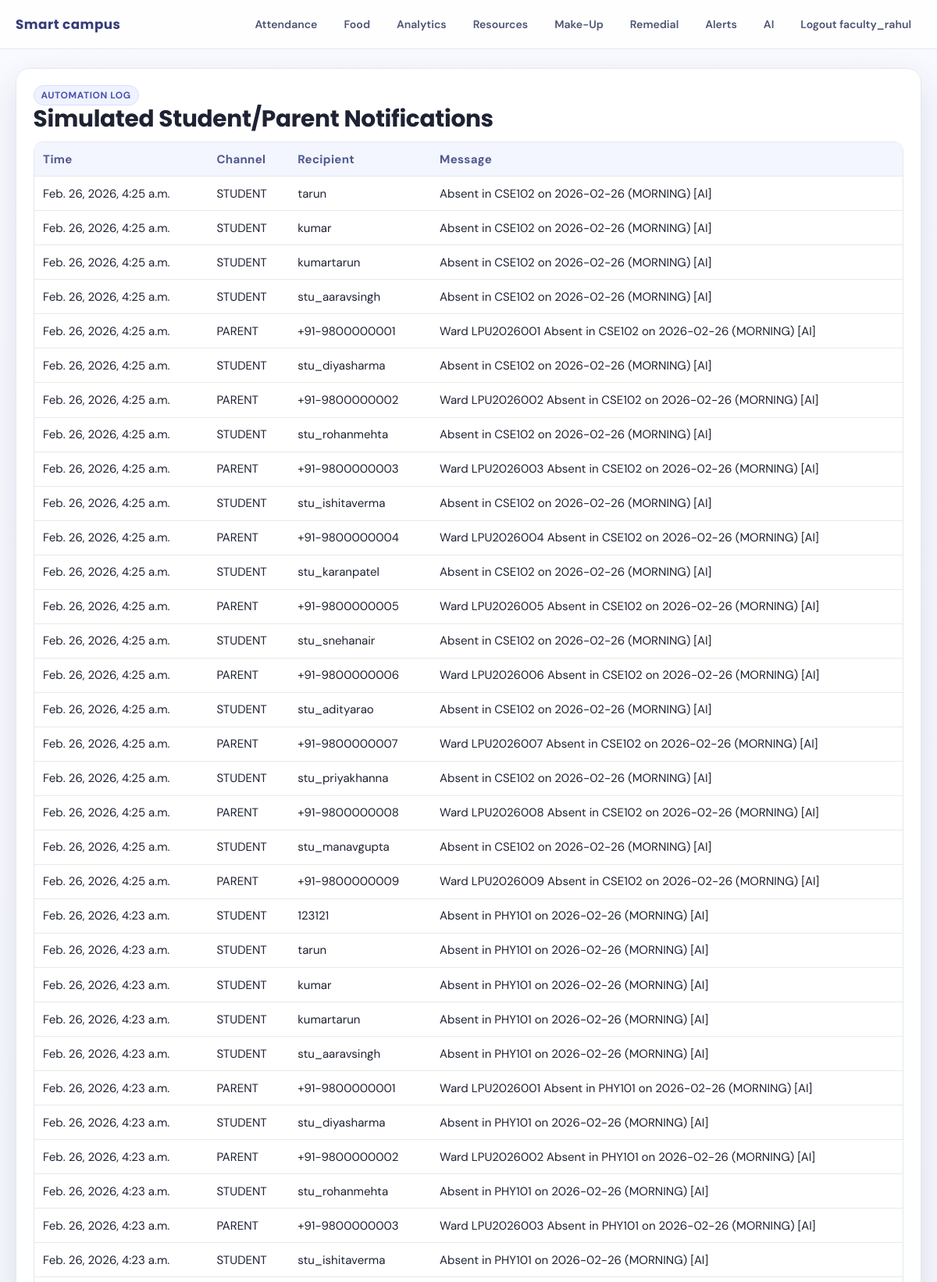
The app's page /notifications/ (signed in, upper part) with its own data.
### campus_core/models.py (models this page shows, shortened)
class NotificationLog(models.Model):
    CHANNEL_CHOICES = [
        ("STUDENT", "Student"),
        ("PARENT", "Parent"),
    ]
    recipient = models.CharField(max_length=120)
    message = models.TextField()
    channel = models.CharField(max_length=20, choices=CHANNEL_CHOICES)
    created_at = models.DateTimeField(auto_now_add=True)

### campus_core/views.py (the view)
# urls.py: path("notifications/", views.notifications_log, name="notifications-log"),
@role_required(ROLE_FACULTY, ROLE_VENDOR)
def notifications_log(request):
    logs = NotificationLog.objects.order_by("-created_at")[:100]
    return render(request, "campus_core/notifications.html", {"logs": logs})

### campus_core/authz.py (called while the page is built)
def get_user_role(user: User) -> str:
    if not user or not user.is_authenticated:
        return ROLE_GUEST
    if user.is_superuser or user.is_staff or user.groups.filter(name__iexact="faculty").exists():
        return ROLE_FACULTY
    if user.groups.filter(name__iexact="vendor").exists():
        return ROLE_VENDOR
    if user.groups.filter(name__iexact="student").exists():
        return ROLE_STUDENT
    if StudentProfile.objects.filter(user=user).exists():
        return ROLE_STUDENT
    if hasattr(user, "faculty_profile"):
        return ROLE_FACULTY
    return ROLE_FACULTY

def role_flags(user: User) -> dict[str, bool | str]:
    role = get_user_role(user)
    is_faculty = role == ROLE_FACULTY
    is_student = role == ROLE_STUDENT
    is_vendor = role == ROLE_VENDOR
    return {
        "user_role": role,
        "is_faculty": is_faculty,
        "is_student": is_student,
        "is_vendor": is_vendor,
        "can_attendance": is_faculty,
        "can_food": is_faculty or is_student or is_vendor,
        "can_analytics": is_faculty or is_vendor,
        "can_resources": is_faculty,
        "can_makeup": is_faculty or is_student,
        "can_remedial": is_faculty or is_student,
        "can_alerts": is_faculty or is_vendor,
        "can_ai": is_faculty,
    }

### campus_core/context_processors.py (called while the page is built)
def role_context(request):
    return role_flags(request.user)

### campus_core/views.py (called while the page is built)
def role_required(*allowed_roles):
    def decorator(view_func):
        @login_required(login_url="login")
        @wraps(view_func)
        def _wrapped(request, *args, **kwargs):
            role = get_user_role(request.user)
            if role not in allowed_roles:
                messages.error(request, "You do not have permission to access this page.")
                return redirect("home")
            return view_func(request, *args, **kwargs)
        return _wrapped
    return decorator

### templates/campus_core/notifications.html
{% extends 'base.html' %}
{% block content %}
<section class="card reveal">
    <span class="badge">Automation Log</span>
    <h2>Simulated Student/Parent Notifications</h2>
    <div class="table-wrap">
        <table>
            <tr><th>Time</th><th>Channel</th><th>Recipient</th><th>Message</th></tr>
            {% for log in logs %}
            <tr>
                <td>{{ log.created_at }}</td>
                <td>{{ log.channel }}</td>
                <td>{{ log.recipient }}</td>
                <td>{{ log.message }}</td>
            </tr>
            {% empty %}
            <tr><td colspan="4">No notifications generated yet.</td></tr>
            {% endfor %}
        </table>
    </div>
</section>
{% endblock %}

### templates/base.html (shortened to what this page needs)
<!DOCTYPE html>
<html lang="en">
<head>
</head>
<body>
    <header class="topbar">
        <div class="topbar-inner">
            <a class="brand" href="/">Smart campus</a>
            <nav class="nav-grid">
                {% if user.is_authenticated %}
                {% if can_attendance %}<a class="nav-link" href="/attendance/mark/">Attendance</a>{% endif %}
                {% if can_food %}<a class="nav-link" href="/food/order/">Food</a>{% endif %}
                {% if can_analytics %}<a class="nav-link" href="/food/analytics/">Analytics</a>{% endif %}
                {% if can_resources %}<a class="nav-link" href="/resources/">Resources</a>{% endif %}
                {% if can_makeup %}<a class="nav-link" href="/makeup/schedule/">Make-Up</a>{% endif %}
                {% if can_remedial %}<a class="nav-link" href="/makeup/remedial-attendance/">Remedial</a>{% endif %}
                {% if can_alerts %}<a class="nav-link" href="/notifications/">Alerts</a>{% endif %}
                {% if can_ai %}<a class="nav-link" href="/ai-preview/">AI</a>{% endif %}
                <form class="nav-inline-form" method="post" action="/accounts/logout/">
                    <button class="nav-button" type="submit">Logout {{ user.username }}</button>
                </form>
                {% else %}
                <a class="nav-link" href="/accounts/login/">Login</a>
                {% endif %}
            </nav>
        </div>
    </header>
    <main class="shell">
        {% block content %}{% endblock %}
    </main>
</body>
</html>

### templates/base.html (style rules this page uses)
:root { --bg: #f5f6fb; --surface: #ffffffe6; --surface-strong: #ffffff; --text: #1e2233; --muted: #656b84; --line: #e3e7f2; --brand: #5c5fe8; --brand-dark: #4346c8; --brand-soft: #eef0ff; --accent: #ff8f50; --danger: #b42318; --ok: #067647; --shadow: 0 18px 45px rgba(34, 43, 80, 0.12); --radius: 18px; }
* { box-sizing: border-box; }
body { margin: 0; color: var(--text); font-family: "DM Sans", "Segoe UI", sans-serif; background: radial-gradient(65rem 40rem at -15% -20%, #d9dcff 0%, transparent 55%), radial-gradient(58rem 32rem at 115% -10%, #ffe1d2 0%, transparent 48%), linear-gradient(160deg, #f9faff 0%, #f3f5fb 100%); min-height: 100vh; }
.topbar { position: sticky; top: 0; z-index: 5; backdrop-filter: blur(14px); background: rgba(255, 255, 255, 0.78); border-bottom: 1px solid #e4e8f4; }
.topbar-inner { width: min(1160px, calc(100% - 2rem)); margin: 0 auto; display: flex; align-items: center; justify-content: space-between; gap: 1rem; padding: 0.85rem 0; }
.brand { font-family: "Poppins", sans-serif; font-size: 1.05rem; font-weight: 700; letter-spacing: 0.03em; color: #363d78; text-decoration: none; white-space: nowrap; }
.nav-grid { display: flex; flex-wrap: wrap; justify-content: flex-end; gap: 0.5rem; }
.nav-link { color: #4d5472; text-decoration: none; font-size: 0.88rem; font-weight: 600; padding: 0.45rem 0.75rem; border-radius: 999px; border: 1px solid transparent; transition: 180ms ease; }
.nav-inline-form { margin: 0; }
.nav-button { color: #4d5472; font-size: 0.88rem; font-weight: 600; padding: 0.45rem 0.75rem; border-radius: 999px; border: 1px solid transparent; background: transparent; cursor: pointer; font-family: inherit; }
.shell { width: min(1160px, calc(100% - 2rem)); margin: 1.5rem auto 2.5rem; }
.card { background: var(--surface); border: 1px solid var(--line); border-radius: var(--radius); padding: 1.35rem; box-shadow: var(--shadow); }
h1, h2, h3 { font-family: "Poppins", sans-serif; margin-top: 0; line-height: 1.18; letter-spacing: -0.01em; }
h2 { font-size: clamp(1.3rem, 3vw, 1.85rem); margin-bottom: 0.7rem; }
.badge { display: inline-block; font-size: 0.75rem; font-weight: 700; letter-spacing: 0.05em; text-transform: uppercase; color: #4b51af; background: #eff2ff; border: 1px solid #d7defa; padding: 0.25rem 0.55rem; border-radius: 999px; }
.table-wrap { overflow-x: auto; border: 1px solid var(--line); border-radius: 12px; background: #fff; }
table { width: 100%; border-collapse: collapse; min-width: 620px; }
th, td { text-align: left; padding: 0.72rem; border-bottom: 1px solid #e3ece8; font-size: 0.94rem; }
th { background: #f3f5ff; color: #51598f; font-weight: 700; letter-spacing: 0.02em; }
.reveal { opacity: 0; transform: translateY(10px); animation: reveal 480ms ease forwards; }
.att-table th, .rm-table th, .ts-table th, .row[style], .table-wrap th { background: #f3f5ff !important; color: #50598e !important; }

### records on screen
NotificationLog: created_at "Feb. 26, 2026, 4:25 a.m.", channel "STUDENT", recipient "tarun", message "Absent in CSE102 on 2026-02-26 (MORNING) [AI]"
NotificationLog: created_at "Feb. 26, 2026, 4:25 a.m.", channel "STUDENT", recipient "kumar", message "Absent in CSE102 on 2026-02-26 (MORNING) [AI]"
NotificationLog: created_at "Feb. 26, 2026, 4:25 a.m.", channel "STUDENT", recipient "kumartarun", message "Absent in CSE102 on 2026-02-26 (MORNING) [AI]"
NotificationLog: created_at "Feb. 26, 2026, 4:25 a.m.", channel "STUDENT", recipient "stu_aaravsingh", message "Absent in CSE102 on 2026-02-26 (MORNING) [AI]"
NotificationLog: created_at "Feb. 26, 2026, 4:25 a.m.", channel "PARENT", recipient "+91-9800000001", message "Ward LPU2026001 Absent in CSE102 on 2026-02-26 (MORNING) [AI]"
NotificationLog: created_at "Feb. 26, 2026, 4:25 a.m.", channel "STUDENT", recipient "stu_diyasharma", message "Absent in CSE102 on 2026-02-26 (MORNING) [AI]"
NotificationLog: created_at "Feb. 26, 2026, 4:25 a.m.", channel "PARENT", recipient "+91-9800000002", message "Ward LPU2026002 Absent in CSE102 on 2026-02-26 (MORNING) [AI]"
NotificationLog: created_at "Feb. 26, 2026, 4:25 a.m.", channel "STUDENT", recipient "stu_rohanmehta", message "Absent in CSE102 on 2026-02-26 (MORNING) [AI]"
NotificationLog: created_at "Feb. 26, 2026, 4:25 a.m.", channel "PARENT", recipient "+91-9800000003", message "Ward LPU2026003 Absent in CSE102 on 2026-02-26 (MORNING) [AI]"
NotificationLog: created_at "Feb. 26, 2026, 4:25 a.m.", channel "STUDENT", recipient "stu_ishitaverma", message "Absent in CSE102 on 2026-02-26 (MORNING) [AI]"
NotificationLog: created_at "Feb. 26, 2026, 4:25 a.m.", channel "PARENT", recipient "+91-9800000004", message "Ward LPU2026004 Absent in CSE102 on 2026-02-26 (MORNING) [AI]"
NotificationLog: created_at "Feb. 26, 2026, 4:25 a.m.", channel "STUDENT", recipient "stu_karanpatel", message "Absent in CSE102 on 2026-02-26 (MORNING) [AI]"
NotificationLog: created_at "Feb. 26, 2026, 4:25 a.m.", channel "PARENT", recipient "+91-9800000005", message "Ward LPU2026005 Absent in CSE102 on 2026-02-26 (MORNING) [AI]"
NotificationLog: created_at "Feb. 26, 2026, 4:25 a.m.", channel "STUDENT", recipient "stu_snehanair", message "Absent in CSE102 on 2026-02-26 (MORNING) [AI]"
NotificationLog: created_at "Feb. 26, 2026, 4:25 a.m.", channel "PARENT", recipient "+91-9800000006", message "Ward LPU2026006 Absent in CSE102 on 2026-02-26 (MORNING) [AI]"
NotificationLog: created_at "Feb. 26, 2026, 4:25 a.m.", channel "STUDENT", recipient "stu_adityarao", message "Absent in CSE102 on 2026-02-26 (MORNING) [AI]"
NotificationLog: created_at "Feb. 26, 2026, 4:25 a.m.", channel "PARENT", recipient "+91-9800000007", message "Ward LPU2026007 Absent in CSE102 on 2026-02-26 (MORNING) [AI]"
NotificationLog: created_at "Feb. 26, 2026, 4:25 a.m.", channel "STUDENT", recipient "stu_priyakhanna", message "Absent in CSE102 on 2026-02-26 (MORNING) [AI]"
NotificationLog: created_at "Feb. 26, 2026, 4:25 a.m.", channel "PARENT", recipient "+91-9800000008", message "Ward LPU2026008 Absent in CSE102 on 2026-02-26 (MORNING) [AI]"
NotificationLog: created_at "Feb. 26, 2026, 4:25 a.m.", channel "STUDENT", recipient "stu_manavgupta", message "Absent in CSE102 on 2026-02-26 (MORNING) [AI]"
NotificationLog: created_at "Feb. 26, 2026, 4:25 a.m.", channel "PARENT", recipient "+91-9800000009", message "Ward LPU2026009 Absent in CSE102 on 2026-02-26 (MORNING) [AI]"
NotificationLog: created_at "Feb. 26, 2026, 4:23 a.m.", channel "STUDENT", recipient "123121", message "Absent in PHY101 on 2026-02-26 (MORNING) [AI]"
NotificationLog: created_at "Feb. 26, 2026, 4:23 a.m.", channel "STUDENT", recipient "tarun", message "Absent in PHY101 on 2026-02-26 (MORNING) [AI]"
NotificationLog: created_at "Feb. 26, 2026, 4:23 a.m.", channel "STUDENT", recipient "kumar", message "Absent in PHY101 on 2026-02-26 (MORNING) [AI]"
NotificationLog: created_at "Feb. 26, 2026, 4:23 a.m.", channel "STUDENT", recipient "kumartarun", message "Absent in PHY101 on 2026-02-26 (MORNING) [AI]"
NotificationLog: created_at "Feb. 26, 2026, 4:23 a.m.", channel "STUDENT", recipient "stu_aaravsingh", message "Absent in PHY101 on 2026-02-26 (MORNING) [AI]"
NotificationLog: created_at "Feb. 26, 2026, 4:23 a.m.", channel "PARENT", recipient "+91-9800000001", message "Ward LPU2026001 Absent in PHY101 on 2026-02-26 (MORNING) [AI]"
NotificationLog: created_at "Feb. 26, 2026, 4:23 a.m.", channel "STUDENT", recipient "stu_diyasharma", message "Absent in PHY101 on 2026-02-26 (MORNING) [AI]"
NotificationLog: created_at "Feb. 26, 2026, 4:23 a.m.", channel "PARENT", recipient "+91-9800000002", message "Ward LPU2026002 Absent in PHY101 on 2026-02-26 (MORNING) [AI]"
NotificationLog: created_at "Feb. 26, 2026, 4:23 a.m.", channel "STUDENT", recipient "stu_rohanmehta", message "Absent in PHY101 on 2026-02-26 (MORNING) [AI]"
NotificationLog: created_at "Feb. 26, 2026, 4:23 a.m.", channel "PARENT", recipient "+91-9800000003", message "Ward LPU2026003 Absent in PHY101 on 2026-02-26 (MORNING) [AI]"
NotificationLog: created_at "Feb. 26, 2026, 4:23 a.m.", channel "STUDENT", recipient "stu_ishitaverma", message "Absent in PHY101 on 2026-02-26 (MORNING) [AI]"

### other values on screen
{{ user.username }} "faculty_rahul"
